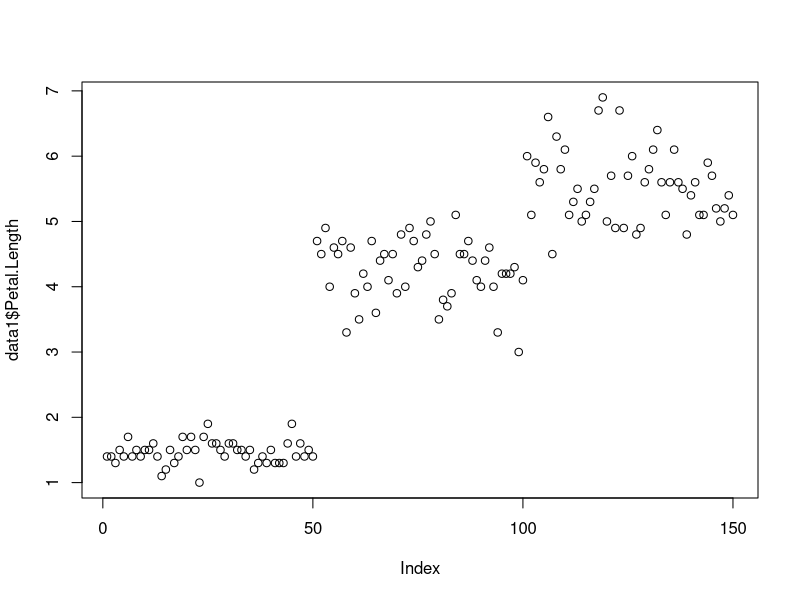
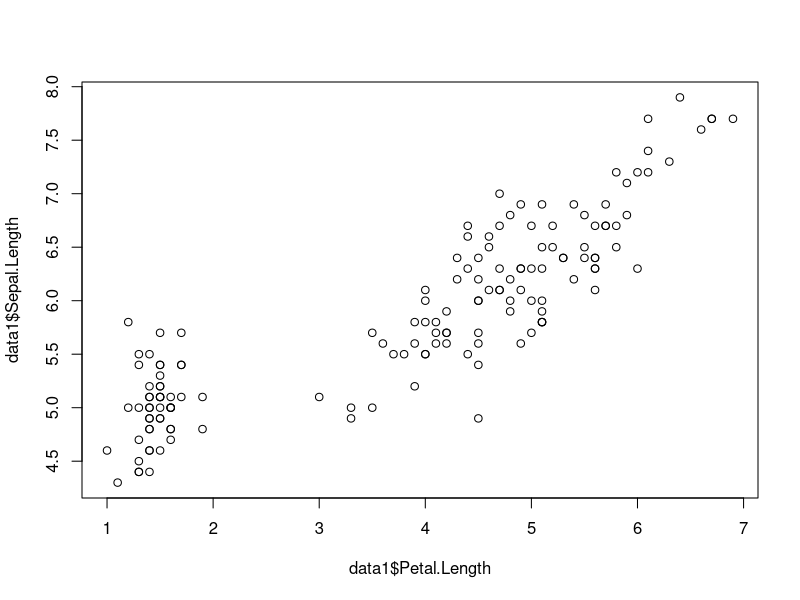

R code for these plots, in order:
## ---- chunk 1
knitr::opts_chunk$set(echo = TRUE)
## ---- chunk 2
library(datasets)
## ---- chunk 3
summary(iris)
## ---- chunk 4
data1 <- data.frame(iris)
summary(data1)
## ---- chunk 5
data1$Species <- as.character(data1$Species)
data1[data1 == "setosa"] <- "0"
data1$Species <- as.factor(data1$Species)
## ---- chunk 6
data1$Species <- as.character(data1$Species)
data1[data1 == "versicolor"] <- "1"
data1$Species <- as.factor(data1$Species)
## ---- chunk 7
data1$Species <- as.character(data1$Species)
data1[data1 == "virginica"] <- "2"
data1$Species <- as.factor(data1$Species)
## ---- chunk 8
summary(data1)
## ---- chunk 9
plot(data1$Petal.Length)
## ---- chunk 10
plot(data1$Petal.Length, data1$Sepal.Length)
